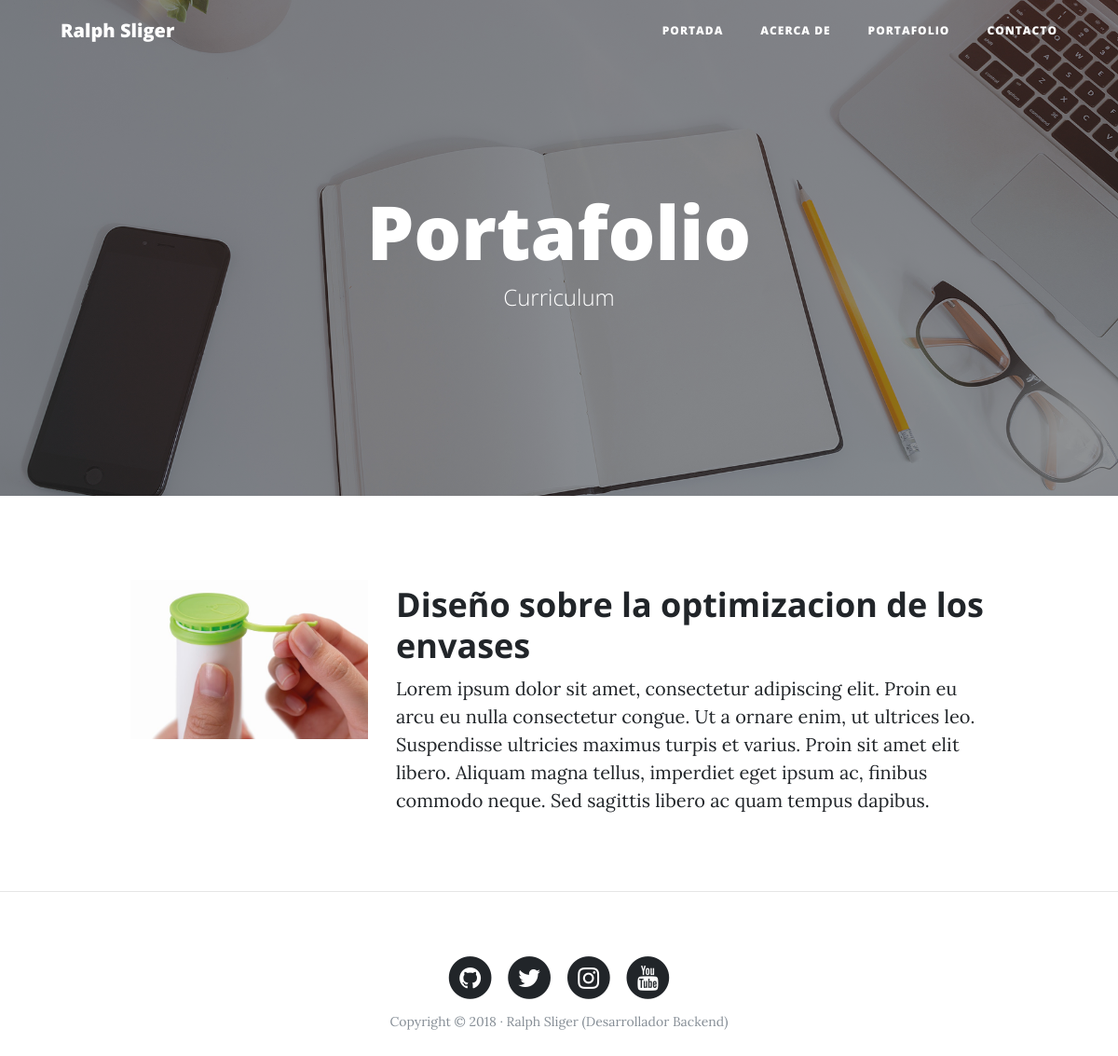
The page /portfolio/ on the database its author committed.
### portfolio/models.py (models this page shows, shortened)
class Project(models.Model):
    title = models.CharField(max_length=200,verbose_name="Titulo")
    description = models.TextField(verbose_name="Descripcion")
    image = models.ImageField(verbose_name="Imagen", upload_to="projects")
    link = models.URLField(verbose_name="Direccion web", null= True, blank=True)
    created = models.DateField(auto_now_add=True, verbose_name="Fecha de Creacion")
    updated = models.DateField(auto_now=True, verbose_name="Fecha Edicion")
    class Meta:
        verbose_name = "Proyecto"
        verbose_name_plural = "Proyectos"
        ordering = ["-created"]

### portfolio/views.py (the view)
# urls.py: path('portfolio/',portfolio_views.portfolio, name= "portfolio"),
def portfolio(request):
    projects = Project.objects.all()
    return render(request, "portfolio/portfolio.html", {'projects':projects})

### portfolio/templates/portfolio/portfolio.html (shortened to what this page needs)
{% extends 'core/base.html' %}
{% block background %}{% load static %}{% static 'core/img/portfolio-bg.jpg' %}{% endblock %}
{% block headers %}
<h1>Portafolio</h1>
    <span class="subheading">Curriculum</span>
{% endblock %}
{% block content %}
    {% for project in projects %}
        <div class="row project">
            <div class="col-lg-3 col-md-4 offset-lg-1">
                <img class="img-fluid" src="{{project.image.url}}" alt="">
            </div>
        <div class="col-lg-7 col-md-8">
                <h2 class="section-heading title">{{project.title}}</h2>
            <p>{{project.description}}</p>
            </div>
        </div>
        </div>
    {% endfor %}
{% endblock %}

### core/templates/core/base.html (shortened to what this page needs)
<!DOCTYPE html>
<html lang="es">
  <head>
    {% load static %}
    <link href="{% static 'core/vendor/bootstrap/css/bootstrap.min.css' %}" rel="stylesheet">
    <link href="{% static 'core/vendor/font-awesome/css/font-awesome.min.css' %}" rel="stylesheet" type="text/css">
    <link href="{% static 'core/css/clean-blog.min.css' %}" rel="stylesheet">
  </head>
  <body>
    <nav class="navbar navbar-expand-lg navbar-light fixed-top" id="mainNav">
      <div class="container">
        <a class="navbar-brand" href="index.html">Ralph Sliger</a>
        <div class="collapse navbar-collapse" id="navbarResponsive">
          <ul class="navbar-nav ml-auto">
            <li class="nav-item">
              <a class="nav-link" href="{% url 'home' %}">Portada</a>
            </li>
            <li class="nav-item">
              <a class="nav-link" href="{% url 'about' %}">Acerca de</a>
            </li>
            <li class="nav-item">
              <a class="nav-link" href="{% url 'portfolio' %}">Portafolio</a>
            </li>
            <li class="nav-item">
              <a class="nav-link" href="{% url 'contact' %}">Contacto</a>
            </li>
          </ul>
        </div>
      </div>
    </nav>
    <header class="masthead" style="background-image: url('{% block background %}{% endblock %}')">
      <div class="overlay"></div>
      <div class="container">
        <div class="row">
          <div class="col-lg-8 col-md-10 mx-auto">
            <div class="site-heading">
                {% block headers %}{% endblock %}
            </div>
          </div>
        </div>
      </div>
    </header>
 <div class="container">
        {% block content %}{% endblock %}
{% if request.path != "/" %}<hr>{% endif %}
    <footer>
      <div class="container">
        <div class="row">
          <div class="col-lg-8 col-md-10 mx-auto">
            <ul class="list-inline text-center">
              <li class="list-inline-item">
                <a href="#">
                  <span class="fa-stack fa-lg">
                    <i class="fa fa-circle fa-stack-2x"></i>
                    <i class="fa fa-github fa-stack-1x fa-inverse"></i>
                  </span>
                </a>
              </li>
              <li class="list-inline-item">
                <a href="#">
                  <span class="fa-stack fa-lg">
                    <i class="fa fa-circle fa-stack-2x"></i>
                    <i class="fa fa-twitter fa-stack-1x fa-inverse"></i>
                  </span>
                </a>
              </li>
              <li class="list-inline-item">
                <a href="#">
                  <span class="fa-stack fa-lg">
                    <i class="fa fa-circle fa-stack-2x"></i>
                    <i class="fa fa-instagram fa-stack-1x fa-inverse"></i>
                  </span>
                </a>
              </li>
              <li class="list-inline-item">
                <a href="#">
                  <span class="fa-stack fa-lg">
                    <i class="fa fa-circle fa-stack-2x"></i>
                    <i class="fa fa-youtube fa-stack-1x fa-inverse"></i>
                  </span>
                </a>
              </li>
            </ul>
            <p class="copyright text-muted">Copyright &copy; 2018 · Ralph Sliger (Desarrollador Backend) </p>
          </div>
        </div>
      </div>
    </footer>
  </body>
</html>

### rows shown on the page
Project: image (picture), title "Diseño sobre la optimizacion de los envases", description "Lorem ipsum dolor sit amet, consectetur adipiscing elit. Proin eu arcu eu nulla consectetur congue. Ut a ornare enim, ut ultrices leo. Suspendisse ultricies maximus turpis et varius. Proin sit amet elit libero. Aliquam magna tellus, imperdiet eget ipsum ac, finibus commodo neque. Sed sagittis libero ac quam tempus dapibus."
